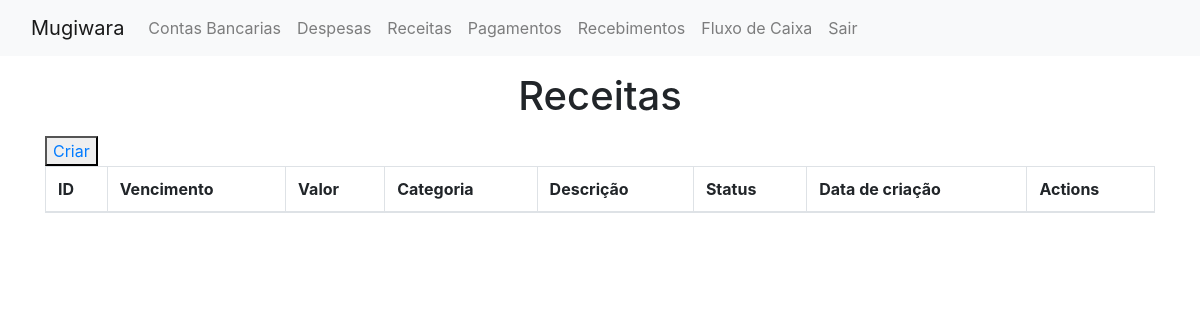
The page /show_receita/ on the database as committed earlier.
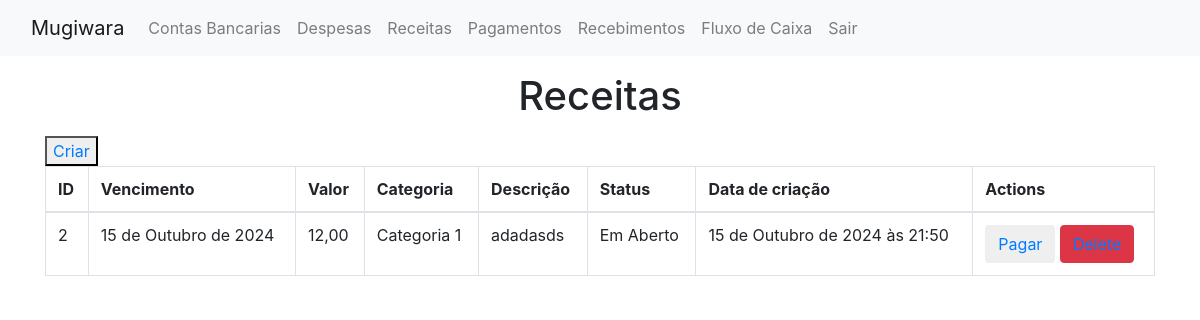
The same page on the database as committed later.
### mugiwara/models/receita.py (models this page shows, shortened)
class receita(models.Model):
    class status_choices(models.IntegerChoices):
        ABERTO = 1, "Em Aberto"
        PAGO = 2, "Pago"
    class categoria_choices(models.IntegerChoices):
        C1 = 1, "Categoria 1"
        C2 = 2, "Categoria 2"
        C3 = 3, "Categoria 3"
        C4 = 4, "Categoria 4"
    descricao = models.TextField()
    data_vencimento = models.DateField(auto_now=False, auto_now_add=False)
    valor = models.DecimalField(decimal_places=2, max_digits=9)
    categoria = models.IntegerField(
        choices = categoria_choices,
        default = categoria_choices.C1
    )
    status = models.IntegerField(
        choices = status_choices,
        default = status_choices.ABERTO
    )
    created_at = models.DateTimeField(auto_now_add=True)
    class Meta:
        ordering = ['-created_at']

### mugiwara/views.py (the view)
# urls.py: path('show_receita/', views.showReceitaView, name='show_receita'),
def showReceitaView(request):
    receitas = receita.objects.all()
    context = {
        'receitas': receitas
    }
    return render(request, 'mugiwara/show_receita.html', context)

### mugiwara/templates/mugiwara/show_receita.html (shortened to what this page needs)
{% extends 'layout.html' %}
{% block content %}
<div class="container">
<h1 class="text-center mt-3 mb-3">Receitas</h1>
<button><a href="{% url 'receita' %}">Criar</a></button>
<table class="table table-bordered">
   <thead>
     <tr>
       <th scope="col">ID</th>
       <th scope="col">Vencimento</th>
       <th scope="col">Valor</th>
       <th scope="col">Categoria</th>
       <th scope="col">Descrição</th>
       <th scope="col">Status</th>
       <th scope="col">Data de criação</th>
       <th scope="col">Actions</th>
     </tr>
   </thead>
   <tbody>
   {% for receita in receitas %}
     <tr>
       <td>{{receita.id}}</td>
       <td>{{receita.data_vencimento}}</td>
       <td>{{receita.valor}}</td>
       <td>{{receita.get_categoria_display}}</td>
       <td>{{receita.descricao}}</td>
       <td>{{receita.get_status_display}}</td>
       <td>{{receita.created_at}}</td>
       <td>
          {% if receita.status == 1 %}
            <button class="btn"><a href="{% url 'recebimento' receita.id %}">Pagar</a></button>
          {% endif %}
           <button class="btn btn-danger"><a href="{% url 'delete_receita' receita.id %}">Delete</a></button>
       </td>
     </tr>
   {% endfor %}
   </tbody>
 </table>
</div>
{% endblock %}

Rows that differ between the two databases and show on the page:
added receita: id "2", data_vencimento "15 de Outubro de 2024", valor "12,00", categoria "Categoria 1", descricao "adadasds", status "Em Aberto", created_at "15 de Outubro de 2024 às 21:50", shows "Pagar"
